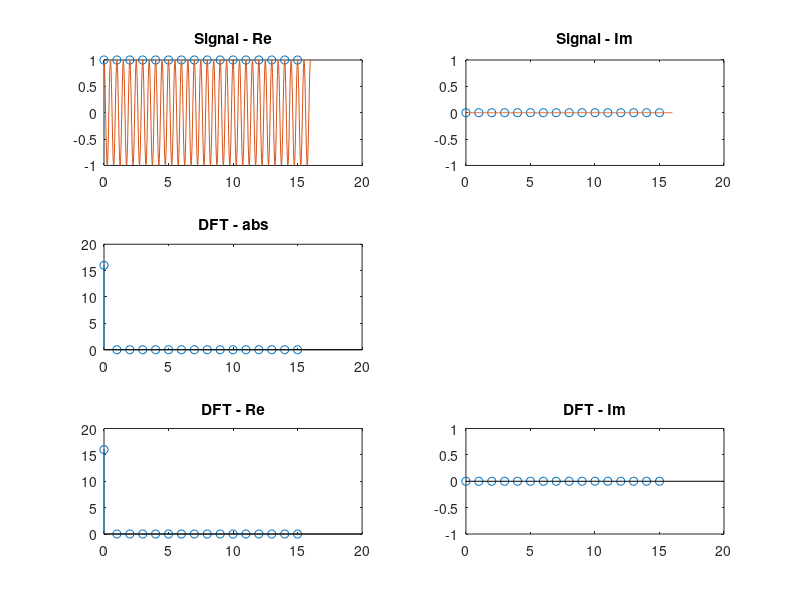

Recreate this plot in MATLAB.
% Pratap Luitel
% Engs 92
% HW - 2, Problem 2(a)


N = 16;         % length of signal vector
n = 0:(N-1);    % vector index
Nc = 500;       % number of samples to approximate the "continuous" signal
nu = 1;         % smallest nonzero frequency dft bin

for nu = 0:2*N, nu 
    f = cos(2*pi*nu*n/N);       % sampling the discrete vector elements
    fc = cos(2*pi*nu*(1:Nc)/Nc);
    F = fft(f);
    % ploting the result
    subplot(3,2,1), plot (n, real(f), 'o', N*(1:Nc)./Nc, real(fc),'-');
    title('Signal - Re')
    subplot(3,2,2), plot (n, imag(f), 'o', N*(1:Nc)./Nc, imag(fc),'-');
    title('Signal - Im')
    subplot(3,2,3), stem (n, abs(F));
    title('DFT - abs')
    subplot(3,2,5), stem (n, real(F));
    title('DFT - Re')
    subplot(3,2,6), stem (n, imag(F));
    title('DFT - Im')
    
    pause
end
    


